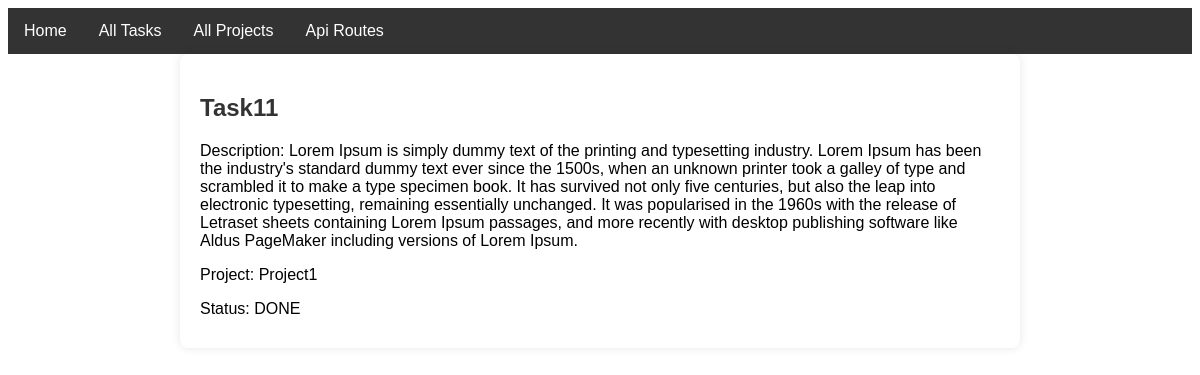
The app's page /tasks/1/, older data.
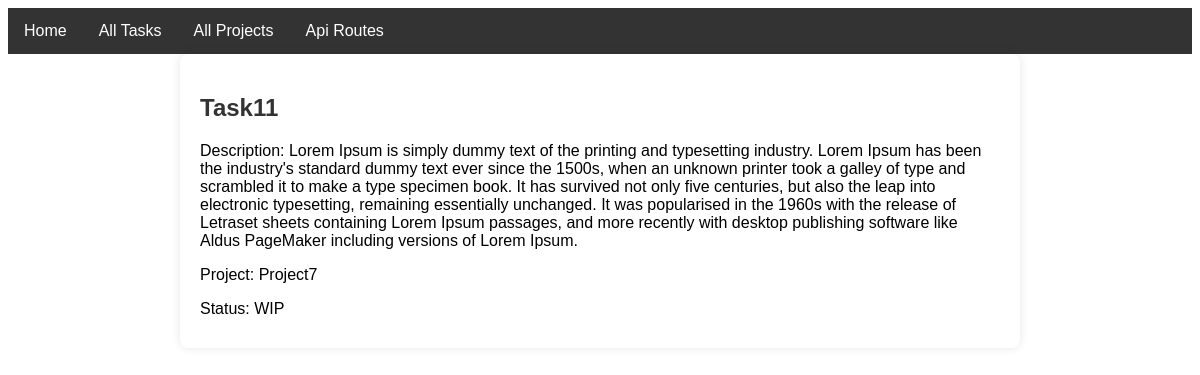
The same page, newer data.
### project_task/models.py (models this page shows, shortened)
class Task(models.Model):
    STATUS_CHOICES = [
        ('TODO', 'To Do'),
        ('WIP', 'Work In Progress'),
        ('ONHOLD', 'On Hold'),
        ('DONE', 'Done'),
    ]
    name = models.CharField(max_length=100)
    description = models.TextField(blank=True, default='No Description Given')
    project = models.ForeignKey('Project', on_delete=models.CASCADE, related_name='task')
    status = models.CharField(max_length=10, choices=STATUS_CHOICES, default='No Status Available')

class Project(models.Model):
    name = models.CharField(max_length=100)
    description = models.TextField(blank=True, default='No Description Given')
    client = models.ForeignKey('Client', on_delete=models.CASCADE)
    start_date = models.DateField()
    end_date = models.DateField(null=True, blank=True)
    def __str__(self):
        return self.name

### project_task/views.py (the view)
# urls.py: path('tasks/<int:pk>/', task_detail, name='task_detail'),
def task_detail(request, pk):
    try:
        task = Task.objects.get(pk=pk)
    except Task.DoesNotExist:
        return HttpResponse('No task with the given id', status=404)
    context = {'task': task}
    return render(request, 'project_task/task_detail.html', context)

### project_task/templates/project_task/task_detail.html (shortened to what this page needs)
{% extends 'project_task/base.html' %}
{% block content %}
<div class="container">
  <h2 class="project-name">{{ task.name }}</h2>
  <p class="description">Description: {{ task.description }}</p>
  <p class="client">Project: {{ task.project }}</p>
  <p class="client">Status: {{ task.status }}</p>
</div>
{% endblock %}

Row changes from the older to the newer data that the page shows:
changed Task "Task11": project "Project1" → "Project7"; status "DONE" → "WIP"
